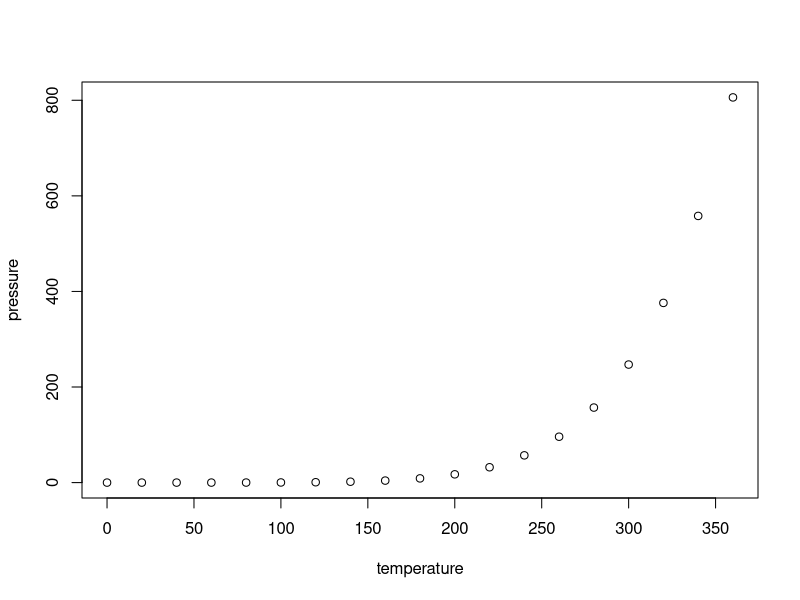
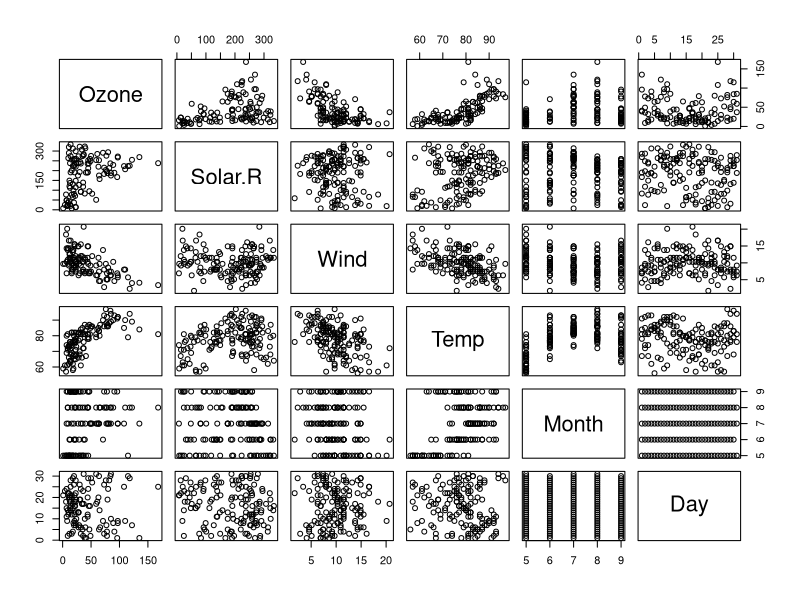

Write the R code that produced these figures, in order.
## ---- chunk 1
knitr::opts_chunk$set(echo = TRUE)
## ---- chunk 2
summary(cars)
## ---- chunk 3
plot(pressure)
## ---- chunk 4
library(datasets)
data("airquality")
summary(airquality)
## ---- chunk 5
pairs(airquality)
## ---- chunk 6
library(stats)
fit <- lm(Ozone ~ Wind + Solar.R + Temp, data = airquality)
summary(fit)
